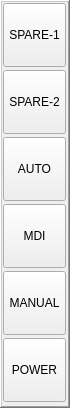
    <widget class="QFrame" name="frame_main_btns_vertical">
     <property name="geometry">
      <rect>
       <x>954</x>
       <y>272</y>
       <width>70</width>
       <height>408</height>
      </rect>
     </property>
     <property name="minimumSize">
      <size>
       <width>70</width>
       <height>408</height>
      </size>
     </property>
     <property name="maximumSize">
      <size>
       <width>70</width>
       <height>408</height>
      </size>
     </property>
     <property name="frameShape">
      <enum>QFrame::WinPanel</enum>
     </property>
     <property name="frameShadow">
      <enum>QFrame::Raised</enum>
     </property>
     <widget class="ActionButton" name="abtn_mainv_power_on">
      <property name="geometry">
       <rect>
        <x>3</x>
        <y>338</y>
        <width>63</width>
        <height>64</height>
       </rect>
      </property>
      <property name="minimumSize">
       <size>
        <width>63</width>
        <height>64</height>
       </size>
      </property>
      <property name="maximumSize">
       <size>
        <width>63</width>
        <height>64</height>
       </size>
      </property>
      <property name="text">
       <string>POWER</string>
      </property>
      <property name="checkable">
       <bool>true</bool>
      </property>
      <property name="autoExclusive">
       <bool>false</bool>
      </property>
      <property name="python_command_option" stdset="0">
       <bool>true</bool>
      </property>
      <property name="false_state_string" stdset="0">
       <string/>
      </property>
      <property name="true_python_cmd_string" stdset="0">
       <string/>
      </property>
      <property name="false_python_cmd_string" stdset="0">
       <string/>
      </property>
      <property name="machine_on_action" stdset="0">
       <bool>true</bool>
      </property>
      <property name="command_text_string" stdset="0">
       <string/>
      </property>
     </widget>
     <widget class="ActionButton" name="abtn_mainv_mode_manual">
      <property name="geometry">
       <rect>
        <x>3</x>
        <y>271</y>
        <width>63</width>
        <height>64</height>
       </rect>
      </property>
      <property name="minimumSize">
       <size>
        <width>63</width>
        <height>64</height>
       </size>
      </property>
      <property name="maximumSize">
       <size>
        <width>63</width>
        <height>64</height>
       </size>
      </property>
      <property name="text">
       <string>MANUAL</string>
      </property>
      <property name="checkable">
       <bool>true</bool>
      </property>
      <property name="autoExclusive">
       <bool>true</bool>
      </property>
      <property name="python_command_option" stdset="0">
       <bool>true</bool>
      </property>
      <property name="true_python_cmd_string" stdset="0">
       <string>INSTANCE.stackedWidget_4.setCurrentIndex(0)</string>
      </property>
      <property name="false_python_cmd_string" stdset="0">
       <string/>
      </property>
      <property name="manual_action" stdset="0">
       <bool>true</bool>
      </property>
     </widget>
     <widget class="ActionButton" name="abtn_mainv_mode_mdi">
      <property name="geometry">
       <rect>
        <x>3</x>
        <y>204</y>
        <width>63</width>
        <height>64</height>
       </rect>
      </property>
      <property name="minimumSize">
       <size>
        <width>63</width>
        <height>64</height>
       </size>
      </property>
      <property name="maximumSize">
       <size>
        <width>63</width>
        <height>64</height>
       </size>
      </property>
      <property name="text">
       <string>MDI</string>
      </property>
      <property name="checkable">
       <bool>true</bool>
      </property>
      <property name="autoExclusive">
       <bool>true</bool>
      </property>
      <property name="python_command_option" stdset="0">
       <bool>true</bool>
      </property>
      <property name="true_state_string" stdset="0">
       <string/>
      </property>
      <property name="true_python_cmd_string" stdset="0">
       <string>INSTANCE.stackedWidget_4.setCurrentIndex(0),INSTANCE.stackedWidget_2.setCurrentIndex(0)</string>
      </property>
      <property name="false_python_cmd_string" stdset="0">
       <string/>
      </property>
      <property name="mdi_action" stdset="0">
       <bool>true</bool>
      </property>
     </widget>
     <widget class="ActionButton" name="abtn_mainv_mode_auto">
      <property name="geometry">
       <rect>
        <x>3</x>
        <y>137</y>
        <width>63</width>
        <height>64</height>
       </rect>
      </property>
      <property name="minimumSize">
       <size>
        <width>63</width>
        <height>64</height>
       </size>
      </property>
      <property name="maximumSize">
       <size>
        <width>63</width>
        <height>64</height>
       </size>
      </property>
      <property name="text">
       <string>AUTO</string>
      </property>
      <property name="checkable">
       <bool>true</bool>
      </property>
      <property name="autoExclusive">
       <bool>true</bool>
      </property>
      <property name="python_command_option" stdset="0">
       <bool>true</bool>
      </property>
      <property name="true_python_cmd_string" stdset="0">
       <string>INSTANCE.stackedWidget_4.setCurrentIndex(2)</string>
      </property>
      <property name="false_python_cmd_string" stdset="0">
       <string/>
      </property>
      <property name="auto_action" stdset="0">
       <bool>true</bool>
      </property>
     </widget>
     <widget class="PushButton" name="pbtn_mainv_spare_2">
      <property name="geometry">
       <rect>
        <x>3</x>
        <y>70</y>
        <width>63</width>
        <height>64</height>
       </rect>
      </property>
      <property name="text">
       <string>SPARE-2</string>
      </property>
      <property name="checkable">
       <bool>true</bool>
      </property>
     </widget>
     <widget class="PushButton" name="pbtn_mainv_spare_1">
      <property name="geometry">
       <rect>
        <x>3</x>
        <y>3</y>
        <width>63</width>
        <height>64</height>
       </rect>
      </property>
      <property name="text">
       <string>SPARE-1</string>
      </property>
      <property name="checkable">
       <bool>true</bool>
      </property>
     </widget>
    </widget>
